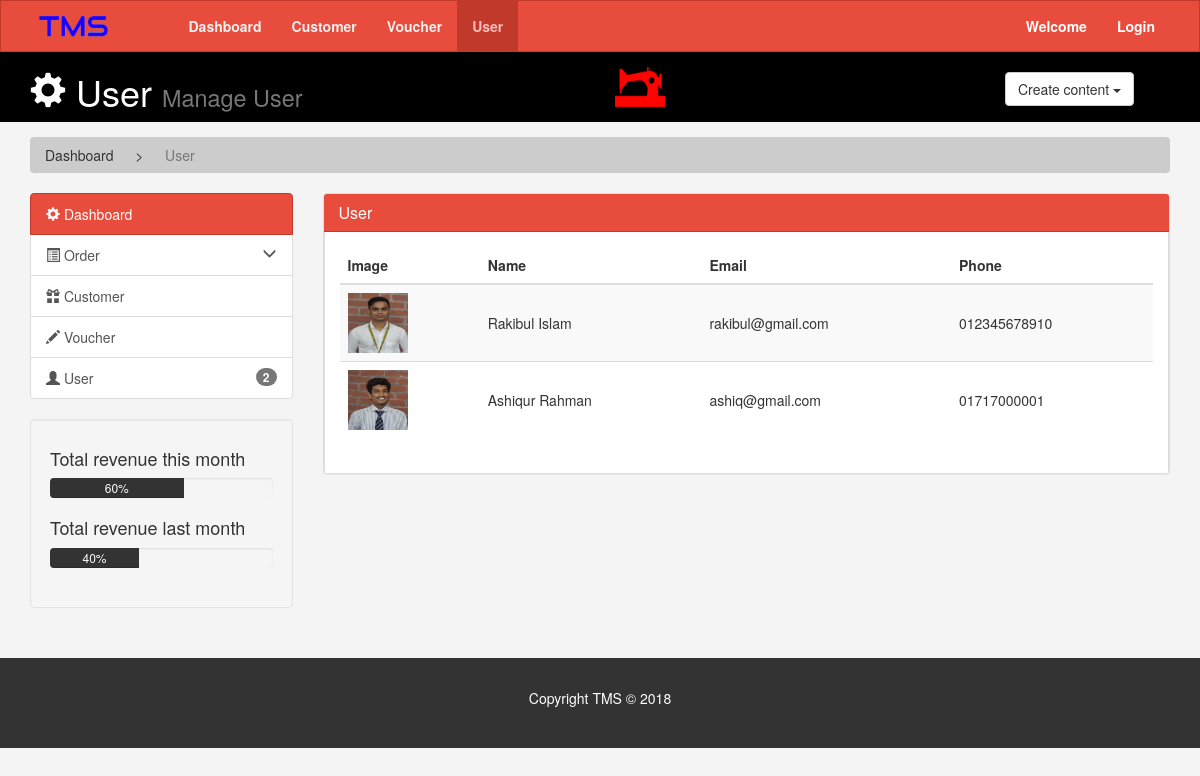
Screenshot of /user.php with the database file from the repository.
### tables this page shows
CREATE TABLE `user` (
  `user_id` int(255) NOT NULL,
  `user_f_name` text NOT NULL,
  `user_l_name` text NOT NULL,
  `user_email` varchar(255) NOT NULL,
  `user_pass` varchar(255) NOT NULL,
  `user_contact` varchar(255) NOT NULL,
  `user_images` text NOT NULL
);

### user.php (the view, shortened to what this page needs)
<!DOCTYPE html>
<html lang="en">
<?php
    include("dbcon.php");
?>
  <head>
    <link href="css/bootstrap.min.css" rel="stylesheet">
    <link rel="stylesheet" href="css/style.css">
  </head>
  <body>
    <nav class="navbar navbar-default">
        <div class="container">
            <div class="navbar-header">
              <a class="navbar-brand" href="index.php"><img src="image/809HRD.png" alt="" height="50"></a>
            </div>
            <div id="navbar" class="collapse navbar-collapse">
              <ul class="nav navbar-nav">
                <li><a href="index.php"><b>Dashboard</b></a></li>
                <li><a href="customer.php"><b>Customer</b></a></li>
                <li><a href="voucher.php"><b>Voucher</b></a></li>
                <li class="active"><a href="user.php"><b>User</b></a></li>
              </ul>
              <ul class="nav navbar-nav navbar-right">
                <li>
                    <?php
                        if(isset($_SESSION['user_email'])){
                            $user = $_SESSION['user_email'];
                            $get_name = "select * from user where user_email = '$user'";
                            $run_name = mysqli_query($conn,$get_name);
                            $row_name = mysqli_fetch_array($run_name);
                            $u_name_f = $row_name['user_f_name'];
                            if(isset($user)){
                                echo "<a href='#' style='color:#fff;'><b>Hello, $u_name_f</b></a>";
                            }
                        }
                        else{
                            echo "<a href='#' style='color:#fff;'><b>Welcome</b></a>";
                        }
                    ?>
                </li>
                <li>
                    <?php
                        if(!isset($_SESSION['user_email'])){
                            echo "<a href='login.php' style='color:#fff;' class=''><b>Login</b></a>";
                        }
                        else{
                            echo "<a href='logout.php' style='color:#fff;' class=''><b>Logout</b></a>";
                        }
                    ?>
                </li>
              </ul>
            </div>
        </div>
    </nav>
    <header id="header">
        <div class="container">
            <div class="row">
                <div class="col-md-6">
                    <h1><span class="glyphicon glyphicon-cog" aria-hidden="true"></span> User <small>Manage User</small></h1>
                </div>
                <div class="col-md-4" style="margin-top:15px;">
                    <img src="image/3oyIa5.png" alt="" height="40" width="50">
                </div>
                <div class="col-md-2">
                    <div class="dropdown create">
                      <button class="btn btn-default dropdown-toggle" type="button" id="dropdownMenu1" data-toggle="dropdown" aria-haspopup="true" aria-expanded="true">
                        Create content
                        <span class="caret"></span>
                      </button>
                    </div>
                </div>
            </div>
        </div>
    </header>
    <section id="breadcrumb">
        <div class="container">
            <ol class="breadcrumb">
                <li>Dashboard</li>
                <li >></li>
                <li class="active">User</li>
            </ol>
        </div>
    </section>
    <section id="main">
        <div class="container">
            <div class="row">
                <div class="col-md-3">
                    <div class="list-group">
                      <a href="index.php" class="list-group-item active main-color-bg"><span class="glyphicon glyphicon-cog" aria-hidden="true"></span>
                        Dashboard
                      </a>
                      <a href="#" id="accordion" role="tablist" aria-multiselectable="true">
                          <a class="list-group-item" role="button" data-toggle="collapse" data-parent="#accordion" href="#collapseOne" aria-expanded="false" aria-controls="collapseOne">
                          <span class="glyphicon glyphicon-list-alt" aria-hidden="true"></span> Order
                          <span class="glyphicon glyphicon-menu-down icon-one" aria-hidden="true"></span>
                          </a>
                      </a>
                      <a href="customer.php" class="list-group-item"><span class="glyphicon glyphicon-gift" aria-hidden="true"></span> Customer </a>
                      <a href="voucher.php" class="list-group-item"><span class="glyphicon glyphicon-pencil" aria-hidden="true"></span> Voucher </a>
                      <a href="user.php" class="list-group-item"><span class="glyphicon glyphicon-user" aria-hidden="true"></span> User
                          <span class="badge">
                              <?php
                                $get_name = "select * from user";
                                $run_name = mysqli_query($conn,$get_name);
                                $no_row = mysqli_num_rows($run_name);
                                echo "$no_row";
                              ?>
                          </span>
                      </a>
                    </div>
                    <div class="well">
                        <h4>Total revenue this month</h4>
                        <div class="progress">
                            <div class="progress-bar" role="progressbar" aria-valuenow="60" aria-valuemin="0" aria-valuemax="100" style="width: 60%;">
                                60%
                            </div>
                        </div>
                        <h4>Total revenue last month</h4>
                        <div class="progress">
                            <div class="progress-bar" role="progressbar" aria-valuenow="40" aria-valuemin="0" aria-valuemax="100" style="width: 40%;">
                                40%
                            </div>
                         </div>
                    </div>
                </div>
                <div class="col-md-9">
                    <div class="panel panel-default ">
                      <div class="panel-heading main-color-bg">
                        <h3 class="panel-title">User</h3>
                      </div>
                      <div class="panel-body">
                          <table class="table table-striped table-hover">
                              <thead>
                                  <tr>
                                    <th>Image</th>
                                    <th>Name</th>
                                    <th>Email</th>
                                    <th>Phone</th>
                                  </tr>
                                      <?php
                                        global $conn;
                                        $select= "SELECT * FROM user ";
                                        $run = mysqli_query($conn,$select);
                                        while($check=mysqli_fetch_array($run)){
                                            $name_f = $check['user_f_name'];
                                            $name_l = $check['user_l_name'];
                                            $email = $check['user_email'];
                                            $phone = $check['user_contact'];
                                            $image = $check['user_images'];
                                    ?>
                              </thead>
                              <tr>
                                <td><img src="user_image/<?php echo $image;?>" alt="" width="60" height="60"></td>
                                <td><br><?php echo $name_f .' '. $name_l;?></td>
                                <td><br><?php echo $email;?></td>
                                <td><br><?php echo $phone;?></td>
                              </tr>
                              <?php }?>
                            </table>
                      </div>
                    </div>
                </div>
            </div>
        </div>
    </section>
    <footer id="footer">
        <p>Copyright TMS &copy; 2018</p>
    </footer>
  </body>
</html>

### css/style.css (style rules this page uses)
body { background:#f4f4f4; }
.navbar { min-height: 33px !important; margin-bottom: 0; border-radius: 0; }
.navbar-brand { padding-top: 0px !important; margin-right: 40px; }
.navbar-nav > li > a { padding-top:15px !important; padding-bottom: 0px !important; height: 50px; }
.navbar-default { background-color: #e74c3c; border-color: #c0392b; }
.navbar-default .navbar-brand { color: #ecf0f1; }
.navbar-default .navbar-nav > li > a { color: #ecf0f1; }
.navbar-default .navbar-nav > .active > a, .navbar-default .navbar-nav > .active > a:hover, .navbar-default .navbar-nav > .active > a:focus { color: #ffbbbc; background-color: #c0392b; }
.navbar-default .navbar-collapse, .navbar-default .navbar-form { border-color: #ecf0f1; }
.main-color-bg { background-color: #e74c3c !important; border-color: #c0392b !important; color: #fff !important; }
#header { background:#000000; color: #ffffff; margin-bottom: 15px; }
#header .create { padding-top: 20px; }
.breadcrumb { background: #cccccc; color: #333333; }
.progress-bar { background:#333333; color:#ffffff; }
#footer { background:#333333; color:#ffffff; text-align:center; padding:30px; margin-top:30px; }
.panel-body { background: #ffffff; border-left: 1px solid #ddd; border-right: 1px solid #ddd; border-bottom: 1px solid #ddd; }
.panel-body:last-child { border-bottom: 0px none; }
.icon-one { float: right; }

### rows the page displays
user: user_images (picture), user_f_name "Rakibul", user_l_name "Islam", user_email "rakibul@gmail.com", user_contact "012345678910"
user: user_images (picture), user_f_name "Ashiqur", user_l_name "Rahman", user_email "ashiq@gmail.com", user_contact "01717000001"

### other values shown
$no_row "2"
